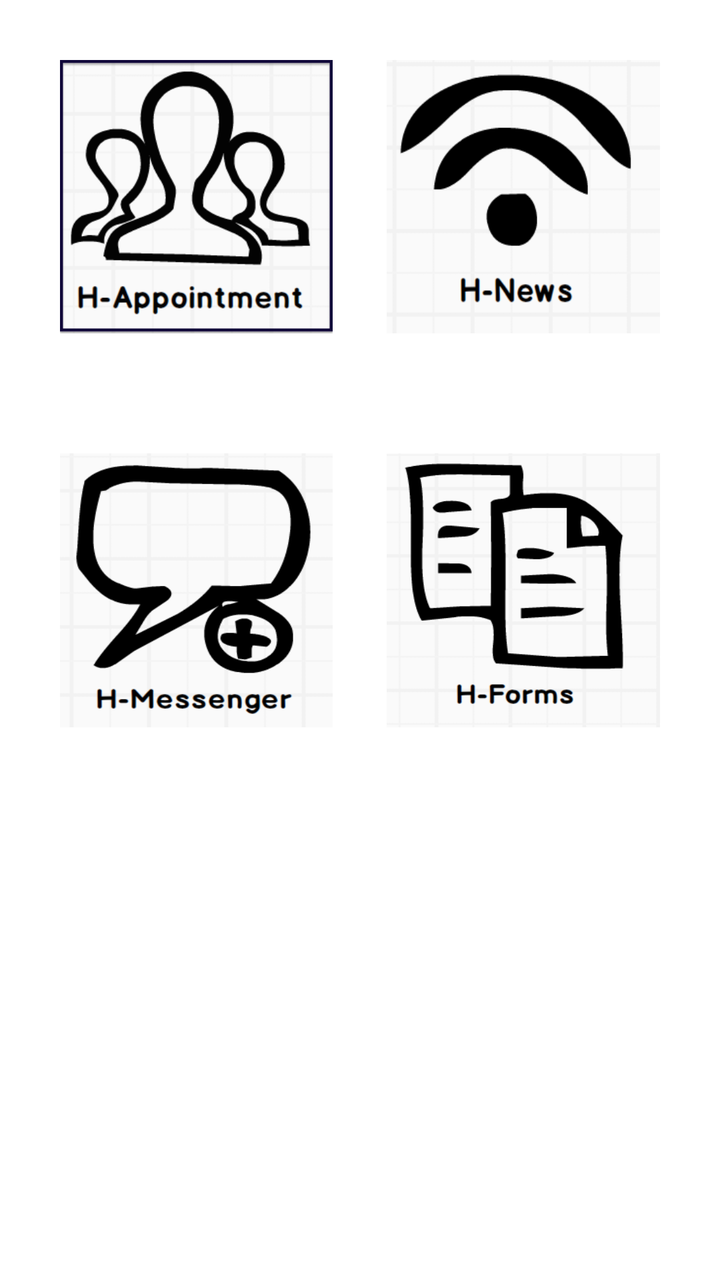
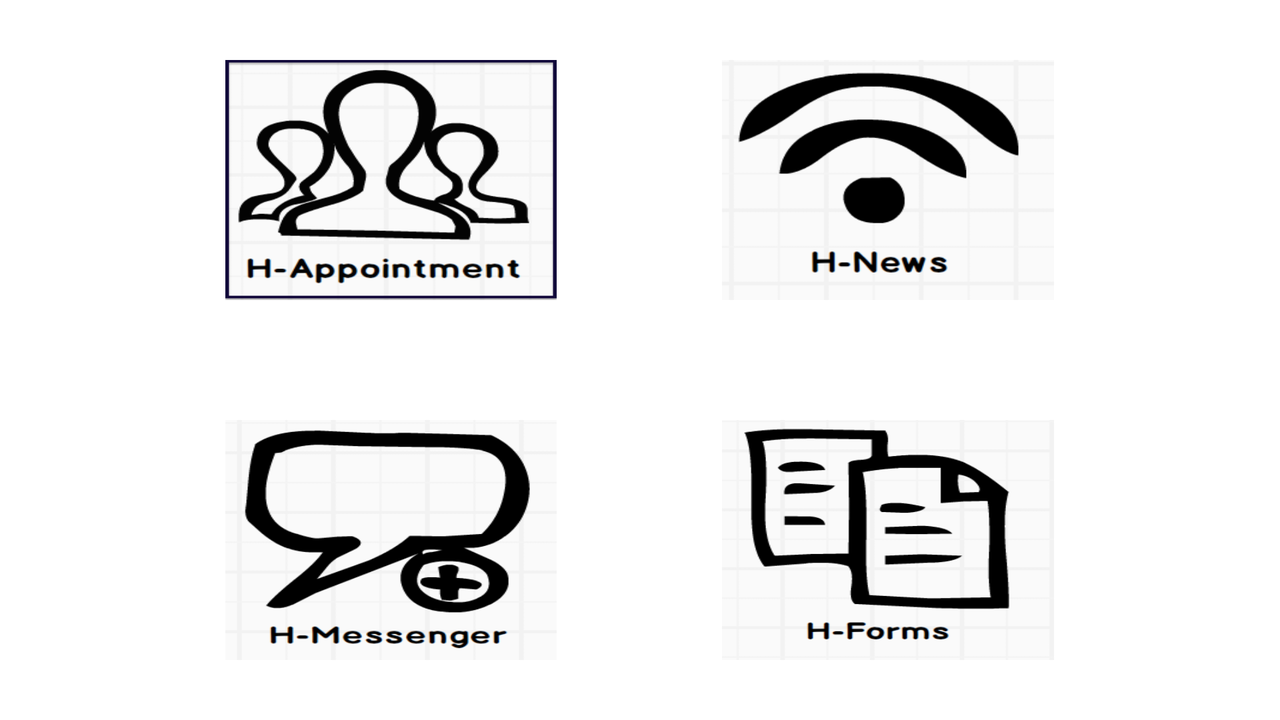

An Android layout and its configuration variant, each rendered on a device that would load it. The default file and the variant file are quoted in full after the pictures.
<!-- AndroidManifest.xml: application theme AppTheme -->
<!-- res/layout/fragment_homescreen.xml -->
<LinearLayout xmlns:android="http://schemas.android.com/apk/res/android"
    android:layout_width="match_parent"
    android:layout_height="match_parent"
    android:baselineAligned="false"
    android:orientation="vertical" >

    <LinearLayout
        android:layout_width="match_parent"
        android:layout_height="0dp"
        android:layout_weight="0.8"
        android:padding="30dp" >

        <ImageButton
            android:id="@+id/button_appointment"
            android:layout_width="0dp"
            android:layout_height="match_parent"
            android:layout_weight="1"
            android:background="@drawable/appointment"
            android:text="Appointment" />
        
        <View 
            android:layout_width="0dp"
            android:layout_height="match_parent"
            android:layout_weight="0.2"/>

        <ImageButton
            android:id="@+id/button_news"
            android:layout_width="0dp"
            android:layout_height="match_parent"
            android:layout_weight="1"
            android:background="@drawable/h_news"
            android:text="H-News" />

    </LinearLayout>

    <LinearLayout
        android:layout_width="match_parent"
        android:layout_height="0dp"
        android:layout_weight="0.8"
        android:padding="30dp" >

        <ImageButton
            android:id="@+id/button_messenger"
            android:layout_width="0dp"
            android:layout_height="match_parent"
            android:layout_weight="1"
            android:background="@drawable/h_messenger"
            android:text="H-Messenger" />
        
        <View 
            android:layout_width="0dp"
            android:layout_height="match_parent"
            android:layout_weight="0.2"/>

        <ImageButton
            android:id="@+id/button_forms"
            android:layout_width="0dp"
            android:layout_height="match_parent"
            android:layout_weight="1"
            android:background="@drawable/h_forms"
            android:text="Forms" />

    </LinearLayout>
    
    <LinearLayout
        android:layout_width="match_parent"
        android:layout_height="0dp"
        android:layout_weight="1"
        android:padding="30dp" >
    </LinearLayout>
    

</LinearLayout>
<!-- resources referenced by this layout -->
<resources>
  <!-- drawable appointment: png bitmap (drawable-xhdpi, 21365 bytes) -->
  <!-- drawable h_forms: png bitmap (drawable-xhdpi, 17548 bytes) -->
  <!-- drawable h_messenger: png bitmap (drawable-xhdpi, 22420 bytes) -->
  <!-- drawable h_news: png bitmap (drawable-hdpi, 15990 bytes) -->
  <style name="AppTheme" parent="AppBaseTheme">
          
      </style>
  <style name="AppBaseTheme" parent="android:Theme.Light">
          
      </style>
</resources>
<!-- res/layout-land/fragment_homescreen.xml (the repository's variant of the layout above) -->
<!-- drawn on the phone turned sideways -->
<LinearLayout xmlns:android="http://schemas.android.com/apk/res/android"
    android:layout_width="match_parent"
    android:layout_height="match_parent"
    android:baselineAligned="false"
    android:orientation="vertical" >

    <LinearLayout
        android:layout_width="match_parent"
        android:layout_height="0dp"
        android:layout_weight="1"
        android:padding="30dp" >
        
        <View 
            android:layout_width="0dp"
            android:layout_height="match_parent"
            android:layout_weight="0.5"/>

        <ImageButton
            android:id="@+id/button_appointment"
            android:layout_width="0dp"
            android:layout_height="match_parent"
            android:layout_weight="1"
            android:background="@drawable/appointment"
            android:text="Appointment" />
        
        <View 
            android:layout_width="0dp"
            android:layout_height="match_parent"
            android:layout_weight="0.5"/>

        <ImageButton
            android:id="@+id/button_news"
            android:layout_width="0dp"
            android:layout_height="match_parent"
            android:layout_weight="1"
            android:background="@drawable/h_news"
            android:text="H-News" />
        
        <View 
            android:layout_width="0dp"
            android:layout_height="match_parent"
            android:layout_weight="0.5"/>

    </LinearLayout>

    <LinearLayout
        android:layout_width="match_parent"
        android:layout_height="0dp"
        android:layout_weight="1"
        android:padding="30dp" >
        
        <View 
            android:layout_width="0dp"
            android:layout_height="match_parent"
            android:layout_weight="0.5"/>

        <ImageButton
            android:id="@+id/button_messenger"
            android:layout_width="0dp"
            android:layout_height="match_parent"
            android:layout_weight="1"
            android:background="@drawable/h_messenger"
            android:text="H-Messenger" />
        
        <View 
            android:layout_width="0dp"
            android:layout_height="match_parent"
            android:layout_weight="0.5"/>

        <ImageButton
            android:id="@+id/button_forms"
            android:layout_width="0dp"
            android:layout_height="match_parent"
            android:layout_weight="1"
            android:background="@drawable/h_forms"
            android:text="Forms" />
        
        <View 
            android:layout_width="0dp"
            android:layout_height="match_parent"
            android:layout_weight="0.5"/>

    </LinearLayout>
    
</LinearLayout>
